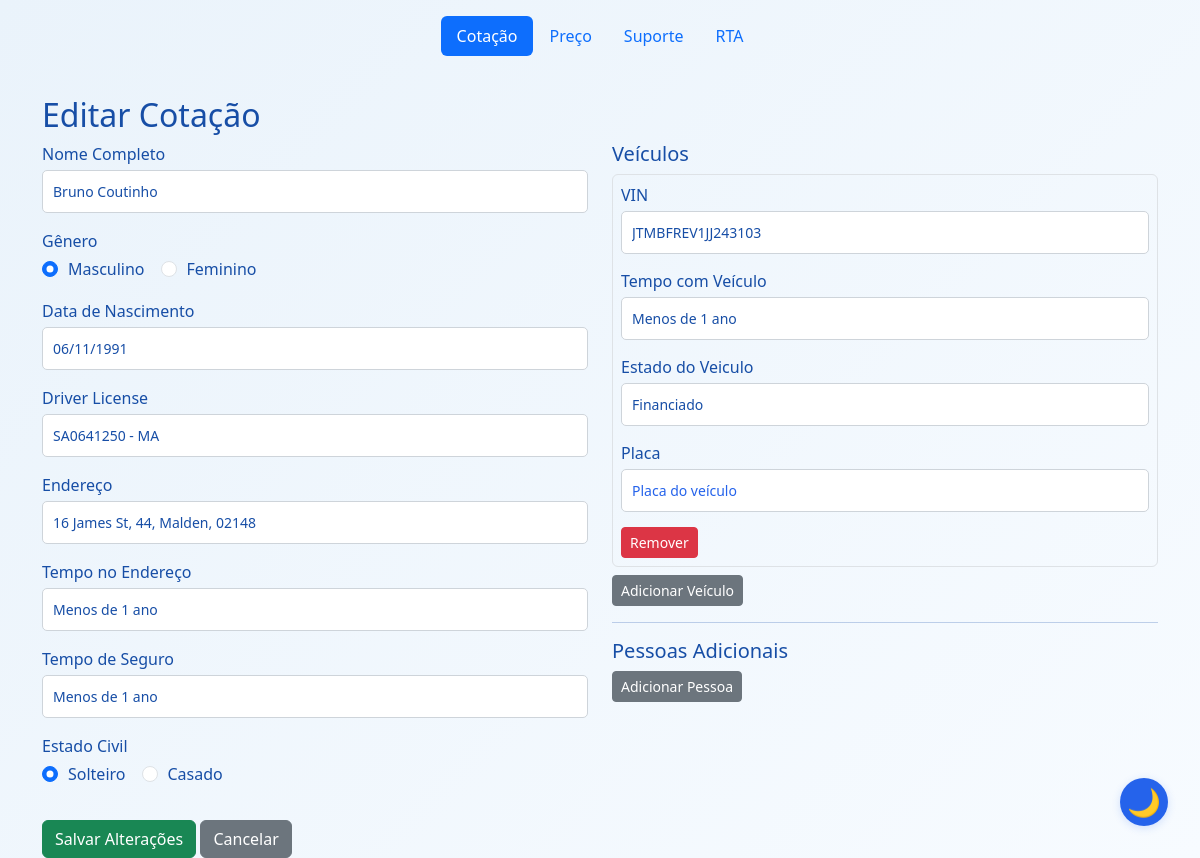
/editarCotacao/1, run on the app's committed database.
### app/models/cotacao_db.py (models this page shows)
class Cotacao(db.Model):
    __tablename__ = 'cotacao'
    id = db.Column(db.Integer, primary_key=True)
    genero = db.Column(db.String(50), nullable=False)
    nome = db.Column(db.String(100), nullable=False)
    documento = db.Column(db.String(50), nullable=False)
    endereco = db.Column(db.String(200), nullable=False)
    tempo_de_seguro = db.Column(db.String(50), nullable=False)
    data_nascimento = db.Column(db.String(50), nullable=False)
    tempo_no_endereco = db.Column(db.String(50), nullable=False)
    trello_card_id = db.Column(db.String(100))
    estado_civil = db.Column(db.String(20), nullable=False, default='Solteiro')
    nome_conjuge = db.Column(db.String(100))
    data_nascimento_conjuge = db.Column(db.String(50))
    documento_conjuge = db.Column(db.String(50))
    vehicles_json = db.Column(db.Text, nullable=False)
    pessoas_json = db.Column(db.Text, nullable=False, default='[]')

### app/routes/editar_routes.py (the view, shortened to what this page needs)
@editar_bp.route('/editarCotacao/<int:cotacao_id>', methods=['GET', 'POST'])
def editarCotacao(cotacao_id):
    cotacao = Cotacao.query.get_or_404(cotacao_id)
    veiculos = []
    if cotacao.vehicles_json:
        try:
            data = json.loads(cotacao.vehicles_json)
            if isinstance(data, list):
                veiculos = data
            elif isinstance(data, dict):
                veiculos = data.get('veiculos', [])
        except Exception:
            veiculos = []
    pessoas = []
    if hasattr(cotacao, 'pessoas_json') and cotacao.pessoas_json:
        try:
            pessoas = json.loads(cotacao.pessoas_json)
        except Exception:
            pessoas = []
    if request.method == 'POST':
        form = CotacaoForm(request.form)
    else:
        form = CotacaoForm(obj=cotacao, veiculos=veiculos, pessoas=pessoas)
    return render_template('editar.html', form=form, cotacao=cotacao)

### app/forms/veiculo_form.py
class VeiculoForm(FlaskForm):
    class Meta:
        csrf = False
    vin = StringField('VIN', validators=[DataRequired()])
    tempo_com_veiculo = SelectField('Tempo com Veículo', choices=[('Menos de 1 ano', 'Menos de 1 ano'), ('1-3 Anos', 'Entre 1 e 3 anos'), ('Mais de 5 Anos', '5 Anos ou mais')], validators=[DataRequired()])
    financiado = SelectField('Estado do Veiculo', choices=[('Financiado', 'Financiado'), ('Quitado', 'Quitado')], validators=[DataRequired()])
    placa = StringField('Placa')

### app/templates/editar.html (shortened to what this page needs)
{% extends "base.html" %}
{% block content %}
<div class="container mt-4">
    <h2>Editar Cotação</h2>
    <form method="POST">
        <div class="row">
            <div class="col-md-6">
                <div class="mb-3">
                    {{ form.nome.label(class="form-label") }}
                    {{ form.nome(class="form-control", placeholder="Nome completo", title="Nome completo do condutor principal") }}
                </div>
                <div class="mb-3">
                    {{ form.genero.label(class="form-label") }}
                    <div class="d-flex">
                        {% for subfield in form.genero %}
                        <div class="form-check form-check-inline">
                            {{ subfield(class="form-check-input") }}
                            <label class="form-check-label" for="{{ subfield.id }}">{{ subfield.label.text }}</label>
                        </div>
                        {% endfor %}
                    </div>
                </div>
                <div class="mb-3">
                    {{ form.data_nascimento.label(class="form-label") }}
                    {{ form.data_nascimento(class="form-control", placeholder="dd/mm/aaaa", title="Data de nascimento do condutor principal", data_mask="date") }}
                </div>
                <div class="mb-3">
                    {{ form.documento.label(class="form-label") }}
                    {{ form.documento(class="form-control", placeholder="CNH/Driver License", title="Número da CNH ou Driver License do condutor principal") }}
                </div>
                <div class="mb-3">
                    {{ form.endereco.label(class="form-label") }}
                    {{ form.endereco(class="form-control", placeholder="Endereço residencial", title="Endereço residencial do condutor principal") }}
                </div>
                <div class="mb-3">
                    {{ form.tempo_no_endereco.label(class="form-label") }}
                    {{ form.tempo_no_endereco(class="form-control", placeholder="Tempo no endereço", title="Tempo de residência no endereço atual") }}
                </div>
                <div class="mb-3">
                    {{ form.tempo_de_seguro.label(class="form-label") }}
                    {{ form.tempo_de_seguro(class="form-control", placeholder="Tempo de seguro", title="Há quanto tempo possui seguro de veículo") }}
                </div>
                <div class="mb-3">
                    {{ form.estado_civil.label(class="form-label") }}
                    <div class="d-flex">
                        {% for subfield in form.estado_civil %}
                        <div class="form-check form-check-inline">
                            {{ subfield(class="form-check-input") }}
                            <label class="form-check-label" for="{{ subfield.id }}">{{ subfield.label.text }}</label>
                        </div>
                        {% endfor %}
                    </div>
                </div>
            </div>
            <div class="col-md-6">
                <h5>Veículos</h5>
                <div id="veiculos-list">
                    {% for veiculo_form in form.veiculos %}
                    <div class="veiculo-item border rounded p-2 mb-2">
                        <div class="mb-2">
                            {{ veiculo_form.vin.label(class="form-label") }}
                            {{ veiculo_form.vin(class="form-control", placeholder="VIN (17 caracteres)", title="Número de identificação do veículo (Vehicle Identification Number)", data_mask="vin", maxlength="17") }}
                        </div>
                        <div class="mb-2">
                            {{ veiculo_form.tempo_com_veiculo.label(class="form-label") }}
                            {{ veiculo_form.tempo_com_veiculo(class="form-control", placeholder="Tempo com o veículo", title="Há quanto tempo possui o veículo") }}
                        </div>
                        <div class="mb-2">
                            {{ veiculo_form.financiado.label(class="form-label") }}
                            {{ veiculo_form.financiado(class="form-control", placeholder="Situação do veículo", title="Situação financeira do veículo: Quitado ou Financiado") }}
                        </div>
                        <div class="mb-2">
                            {{ veiculo_form.placa.label(class="form-label") }}
                            {{ veiculo_form.placa(class="form-control", placeholder="Placa do veículo", title="Placa do veículo") }}
                        </div>
                         <button type="button" class="btn btn-danger btn-sm remove-veiculo">Remover</button>
                    </div>
                    {% endfor %}
                </div>
                <button type="button" class="btn btn-secondary btn-sm" id="add-veiculo">Adicionar Veículo</button>
                <hr>
                <h5>Pessoas Adicionais</h5>
                <button type="button" class="btn btn-secondary btn-sm" id="add-pessoa">Adicionar Pessoa</button>
            </div>
        </div>
        <button type="submit" class="btn btn-success mt-3">Salvar Alterações</button>
        <a href="{{ url_for('cotacao.cotacao') }}" class="btn btn-secondary mt-3">Cancelar</a>
    </form>
</div>
{% endblock %}

### app/static/style.css (style rules this page uses)
body, html { height: 100%; margin: 0; padding: 0; font-family: 'Segoe UI', 'Roboto', Arial, sans-serif; transition: background 0.5s, color 0.5s; }
body.light-mode { background: linear-gradient(135deg, #eaf3fb 0%, #f7fbff 100%); color: #174ea6; }
.form-label { font-size: 1rem; margin-bottom: 0.25rem; }
.form-control { width: 100%; padding: 10px; font-size: 14px; border: 1px solid #ced4da; border-radius: 5px; margin-bottom: 15px; background: #fff; color: #174ea6; transition: background 0.5s, color 0.5s, border-color 0.5s; }
.form-control::placeholder { color: #2563eb; opacity: 1; font-weight: 500; }
.d-flex .form-check-input { margin-right: 10px; }

### data on the page
Cotacao: nome "Bruno Coutinho", data_nascimento "06/11/1991", documento "SA0641250 - MA", endereco "16 James St, 44, Malden, 02148", tempo_no_endereco "Menos de 1 ano", tempo_de_seguro "Menos de 1 ano"

### other printed values
{{ subfield.label.text }} "Masculino" "Feminino"
{{ subfield.label.text }} "Solteiro" "Casado"
{{ veiculo_form.vin.label(class="form-label") }} "VIN"
{{ veiculo_form.tempo_com_veiculo.label(class="form-label") }} "Tempo com Veículo"
{{ veiculo_form.financiado.label(class="form-label") }} "Estado do Veiculo"
{{ veiculo_form.placa.label(class="form-label") }} "Placa"
